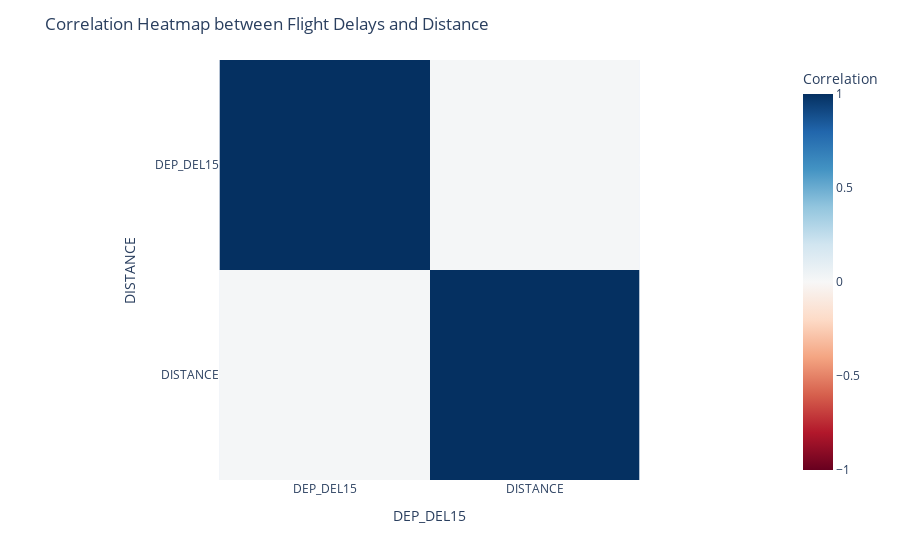

This figure's notebook cell:
### Markdown cell above
Correlation Analysis and Heatmap

### Code cell
# Correlation Analysis
correlation_distance = flight_data[['DEP_DEL15', 'DISTANCE']].corr().iloc[0, 1]

# Heatmap
fig = px.imshow(flight_data[['DEP_DEL15', 'DISTANCE']].corr().values,
                labels=dict(x='DEP_DEL15', y='DISTANCE', color='Correlation'),
                x=['DEP_DEL15', 'DISTANCE'],
                y=['DEP_DEL15', 'DISTANCE'],
                color_continuous_scale='RdBu',
                zmin=-1, zmax=1)
fig.update_layout(title='Correlation Heatmap between Flight Delays and Distance')
fig.show()

### Figure 1 — Plotly figure (JSON) as saved in the notebook; plotly's stock layout.template omitted (floating-point values rounded to 4 significant figures)
{"data": [{"coloraxis": "coloraxis", "hovertemplate": "DEP_DEL15: %{x}<br>DISTANCE: %{y}<br>Correlation: %{z}<extra></extra>", "name": "0", "type": "heatmap", "x": ["DEP_DEL15", "DISTANCE"], "xaxis": "x", "y": ["DEP_DEL15", "DISTANCE"], "yaxis": "y", "z": [[1, 0.01353], [0.01353, 1]]}], "layout": {"coloraxis": {"cmax": 1, "cmin": -1, "colorbar": {"title": {"text": "Correlation"}}, "colorscale": [[0, "rgb(103,0,31)"], [0.1, "rgb(178,24,43)"], [0.2, "rgb(214,96,77)"], [0.3, "rgb(244,165,130)"], [0.4, "rgb(253,219,199)"], [0.5, "rgb(247,247,247)"], [0.6, "rgb(209,229,240)"], [0.7, "rgb(146,197,222)"], [0.8, "rgb(67,147,195)"], [0.9, "rgb(33,102,172)"], [1, "rgb(5,48,97)"]]}, "margin": {"t": 60}, "title": {"text": "Correlation Heatmap between Flight Delays and Distance"}, "xaxis": {"anchor": "y", "constrain": "domain", "domain": [0, 1], "scaleanchor": "y", "title": {"text": "DEP_DEL15"}}, "yaxis": {"anchor": "x", "autorange": "reversed", "constrain": "domain", "domain": [0, 1], "title": {"text": "DISTANCE"}}}}
